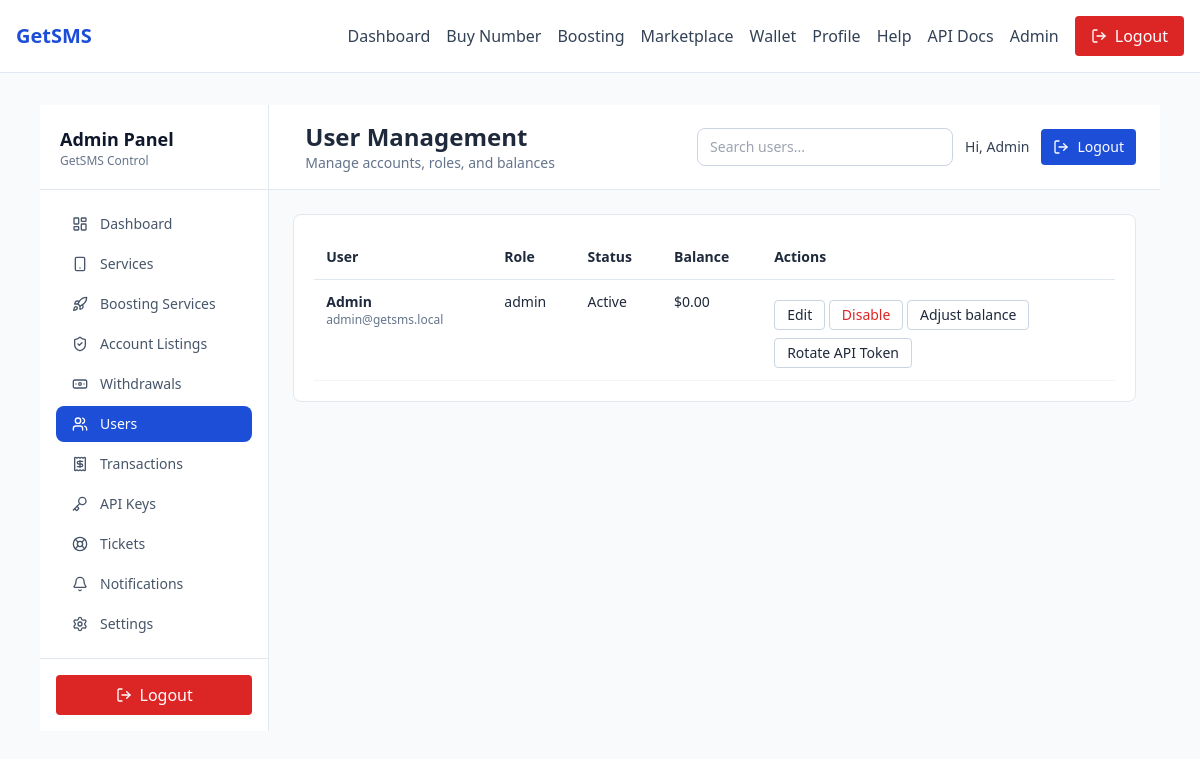
Screenshot of /public/admin/users (signed in) with the database file from the repository.
### tables this page shows
CREATE TABLE IF NOT EXISTS users (
    id INT AUTO_INCREMENT PRIMARY KEY,
    name VARCHAR(120) NOT NULL,
    email VARCHAR(180) NOT NULL UNIQUE,
    password_hash VARCHAR(255) NOT NULL,
    role ENUM('user','admin') DEFAULT 'user',
    balance DECIMAL(12,2) DEFAULT 0,
    balance_topup DECIMAL(12,2) DEFAULT 0,
    balance_earnings DECIMAL(12,2) DEFAULT 0,
    store_slug VARCHAR(120) NULL UNIQUE,
    store_name VARCHAR(160) NULL,
    store_tagline VARCHAR(220) NULL,
    store_description TEXT NULL,
    profile_image VARCHAR(255) NULL,
    referral_code VARCHAR(24) NULL UNIQUE,
    referred_by INT NULL,
    first_deposit_at DATETIME NULL,
    referral_rewarded TINYINT(1) NOT NULL DEFAULT 0,
    active TINYINT(1) DEFAULT 1,
    created_at TIMESTAMP DEFAULT CURRENT_TIMESTAMP
);

### app/helpers.php (called while the page is built, shortened)
<?php
function app_config(): array
{
    static $config = null;
    if (!$config) {
        $config = require __DIR__ . '/config.php';
    }
    return $config;
}
function render(string $view, array $data = []): void
{
    $config = app_config();
    require __DIR__ . '/views/layout.php';
}
function url(string $path = ''): string
{
    $config = app_config();
    $base = rtrim($config['app']['base_url'], '/');
    $path = ltrim($path, '/');
    return $base . '/' . $path;
}
function current_path(): string
{
    $path = parse_url($_SERVER['REQUEST_URI'], PHP_URL_PATH) ?? '/';
    $basePath = rtrim(dirname($_SERVER['SCRIPT_NAME']), '/');
    if ($basePath && str_starts_with($path, $basePath)) {
        $path = substr($path, strlen($basePath));
    }
    return $path === '' ? '/' : $path;
}
function current_user(): ?array
{
    return $_SESSION['user'] ?? null;
}
function require_auth(): void
{
    $user = current_user();
    $stmt = db()->prepare('SELECT * FROM users WHERE id = ? LIMIT 1');
    $stmt->execute([$user['id']]);
}

### app/controllers/AdminController.php (called while the page is built, shortened)
<?php
class AdminController
{
    private UserRepository $users;
    private SettingsRepository $settings;
    public function __construct()
    {
        $this->users = new UserRepository();
        $this->settings = new SettingsRepository();
    }
    public function users(): void
    {
        $users = $this->users->all();
        $logo = $this->settings->get('logo_path');
        render('admin/users', [
            'title' => 'User Management',
            'users' => $users,
            'logo' => $logo,
        ]);
    }
}

### app/config.php (called while the page is built, shortened)
<?php
$envPath = __DIR__ . '/../.env';
return [
    'app' => [
        'name' => 'GetSMS',
        'base_url' => getenv('APP_BASE_URL') ?: 'http://localhost/getsms/public',
        'primary_color' => '#1D4ED8',
    ],
    'db' => [
        'host' => getenv('DB_HOST') ?: '127.0.0.1',
        'name' => getenv('DB_NAME') ?: 'getsms',
        'user' => getenv('DB_USER') ?: 'root',
        'pass' => getenv('DB_PASS') ?: '',
        'charset' => 'utf8mb4',
    ],
    'smsman' => [
        'base_url' => 'https://api.sms-man.com/control',
        'token' => getenv('SMSMAN_TOKEN') ?: '',
    ],
    'fapshi' => [
        'base_url' => 'https://api.fapshi.com',
        'api_key' => getenv('FAPSHI_API_KEY') ?: '',
    ],
    'peakerr' => [
        'base_url' => 'https://peakerr.com/api/v2',
        'api_key' => getenv('PEAKERR_API_KEY') ?: '',
    ],
];

### app/db.php (called while the page is built)
<?php
function db(): PDO
{
    static $pdo = null;
    if ($pdo) {
        return $pdo;
    }
    $config = require __DIR__ . '/config.php';
    $db = $config['db'];
    $dsn = sprintf('mysql:host=%s;dbname=%s;charset=%s', $db['host'], $db['name'], $db['charset']);
    $pdo = new PDO($dsn, $db['user'], $db['pass'], [
        PDO::ATTR_ERRMODE => PDO::ERRMODE_EXCEPTION,
        PDO::ATTR_DEFAULT_FETCH_MODE => PDO::FETCH_ASSOC,
    ]);
    return $pdo;
}

### app/repositories/UserRepository.php (called while the page is built, shortened)
<?php
class UserRepository
{
    public function all(): array
    {
        $stmt = db()->query('SELECT id, name, email, role, balance, balance_topup, balance_earnings, active, created_at FROM users ORDER BY id DESC');
        return $stmt->fetchAll();
    }
}

### app/views/admin/users.php (the view, shortened to what this page needs)
<?php
$sidebarItems = [
    ['label' => 'Dashboard', 'href' => '/admin', 'icon' => 'layout-dashboard'],
    ['label' => 'Services', 'href' => '/admin/services', 'icon' => 'smartphone'],
    ['label' => 'Boosting Services', 'href' => '/admin/boosting-services', 'icon' => 'rocket'],
    ['label' => 'Account Listings', 'href' => '/admin/account-listings', 'icon' => 'shield-check'],
    ['label' => 'Withdrawals', 'href' => '/admin/withdrawals', 'icon' => 'banknote'],
    ['label' => 'Users', 'href' => '/admin/users', 'icon' => 'users'],
    ['label' => 'Transactions', 'href' => '/admin/transactions', 'icon' => 'receipt'],
    ['label' => 'API Keys', 'href' => '/admin/api-keys', 'icon' => 'key'],
    ['label' => 'Tickets', 'href' => '/admin/tickets', 'icon' => 'life-buoy'],
    ['label' => 'Notifications', 'href' => '/admin/notifications', 'icon' => 'bell'],
    ['label' => 'Settings', 'href' => '/admin/settings', 'icon' => 'settings'],
];
$currentPath = current_path();
?>
<div class="flex min-h-screen w-full bg-slate-50 overflow-hidden">
    <aside id="adminSidebar" class="hidden md:flex w-72 bg-white border-r border-slate-200 flex-col h-full overflow-hidden fixed md:static inset-y-0 left-0 z-40">
        <div class="p-5 border-b border-slate-200 flex items-center justify-between">
            <div>
                <p class="text-lg font-semibold text-slate-900">Admin Panel</p>
                <p class="text-xs text-slate-500">GetSMS Control</p>
            </div>
        </div>
        <nav class="flex-1 p-4 space-y-1 overflow-y-auto">
            <?php foreach ($sidebarItems as $item): ?>
                <?php $isActive = $currentPath === $item['href']; ?>
                <a href="<?= url($item['href']) ?>" class="flex items-center space-x-3 px-4 py-2 rounded-lg text-sm font-medium <?= $isActive ? 'bg-primary text-white' : 'text-slate-600 hover:bg-slate-100' ?>">
                    <i data-lucide="<?= htmlspecialchars($item['icon']) ?>" class="w-4 h-4"></i>
                    <span><?= htmlspecialchars($item['label']) ?></span>
                </a>
            <?php endforeach; ?>
        </nav>
        <form method="post" action="<?= url('/logout') ?>" class="p-4 border-t border-slate-200 bg-white">
            <button class="w-full bg-danger text-white px-4 py-2 rounded inline-flex items-center justify-center space-x-2">
                <i data-lucide="log-out" class="w-4 h-4"></i>
                <span>Logout</span>
            </button>
        </form>
    </aside>
            <div class="flex-col min-h-screen w-full bg-slate-50 overflow-hidden">
        <div class="bg-white border-b border-slate-200 px-6 py-4 flex flex-col lg:flex-row lg:items-center lg:justify-between gap-4 sticky top-0 z-10">
            <div class="flex items-center space-x-3">
                <div>
                    <h2 class="text-2xl font-semibold">User Management</h2>
                    <p class="text-sm text-slate-500">Manage accounts, roles, and balances</p>
                </div>
            </div>
            <div class="flex flex-col sm:flex-row sm:items-center gap-3">
                <div class="relative">
                    <input type="text" placeholder="Search users..." class="w-64 border border-slate-300 rounded-lg px-3 py-2 text-sm">
                </div>
                <div class="flex items-center space-x-3">
                    <span class="text-sm text-slate-700">Hi, <?= htmlspecialchars(current_user()['name']) ?></span>
                    <form method="post" action="<?= url('/logout') ?>">
                        <button class="bg-primary text-white px-3 py-2 rounded text-sm flex items-center space-x-2">
                            <i data-lucide="log-out" class="w-4 h-4"></i>
                            <span>Logout</span>
                        </button>
                    </form>
                </div>
            </div>
        </div>
        <div class="p-6">
            <section class="bg-white border border-slate-200 rounded-lg p-5">
                <div class="overflow-x-auto">
                    <table class="w-full text-sm">
                        <thead>
                            <tr class="text-left border-b border-slate-200">
                                <th class="p-3">User</th>
                                <th class="p-3">Role</th>
                                <th class="p-3">Status</th>
                                <th class="p-3">Balance</th>
                                <th class="p-3">Actions</th>
                            </tr>
                        </thead>
                        <tbody>
                            <?php foreach ($users as $user): ?>
                                <tr class="border-b border-slate-100 align-top">
                                    <td class="p-3">
                                        <div class="font-semibold"><?= htmlspecialchars($user['name']) ?></div>
                                        <div class="text-xs text-slate-500"><?= htmlspecialchars($user['email']) ?></div>
                                    </td>
                                    <td class="p-3"><?= htmlspecialchars($user['role']) ?></td>
                                    <td class="p-3"><?= (int)$user['active'] === 1 ? 'Active' : 'Disabled' ?></td>
                                    <td class="p-3">$<?= number_format((float)$user['balance'], 2) ?></td>
                                    <td class="p-3 space-y-2">
                                        <button
                                            class="px-3 py-1 rounded border border-slate-300"
                                            data-edit-user
                                            data-user-id="<?= htmlspecialchars($user['id']) ?>"
                                            data-user-name="<?= htmlspecialchars($user['name']) ?>"
                                            data-user-email="<?= htmlspecialchars($user['email']) ?>"
                                            data-user-role="<?= htmlspecialchars($user['role']) ?>"
                                        >
                                            Edit
                                        </button>
                                        <button
                                            class="px-3 py-1 rounded border border-slate-300 <?= (int)$user['active'] === 1 ? 'text-danger' : 'text-green-700' ?>"
                                            data-disable-user
                                            data-user-id="<?= htmlspecialchars($user['id']) ?>"
                                            data-user-active="<?= (int)$user['active'] ?>"
                                            data-user-name="<?= htmlspecialchars($user['name']) ?>"
                                        >
                                            <?= (int)$user['active'] === 1 ? 'Disable' : 'Enable' ?>
                                        </button>
                                        <button
                                            class="px-3 py-1 rounded border border-slate-300"
                                            data-adjust-balance
                                            data-user-id="<?= htmlspecialchars($user['id']) ?>"
                                            data-user-name="<?= htmlspecialchars($user['name']) ?>"
                                        >
                                            Adjust balance
                                        </button>
                                        <form method="post" action="<?= url('/admin/api/rotate') ?>" class="mt-2">
                                            <button class="px-3 py-1 rounded border border-slate-300">Rotate API Token</button>
                                        </form>
                                    </td>
                                </tr>
                            <?php endforeach; ?>
                        </tbody>
                    </table>
                </div>
            </section>
        </div>
    </div>
</div>

### app/views/layout.php (style rules this page uses)
:root { color-scheme: light; }
body { background: #F8FAFC; }

### rows the page displays
users: name "Admin", email "admin@getsms.local", role "admin", active "Active", balance "0.00"

### other values shown
$item['label'] "Dashboard"
$item['label'] "Services"
$item['label'] "Boosting Services"
$item['label'] "Account Listings"
$item['label'] "Withdrawals"
$item['label'] "Users"
$item['label'] "Transactions"
$item['label'] "API Keys"
$item['label'] "Tickets"
$item['label'] "Notifications"
$item['label'] "Settings"
